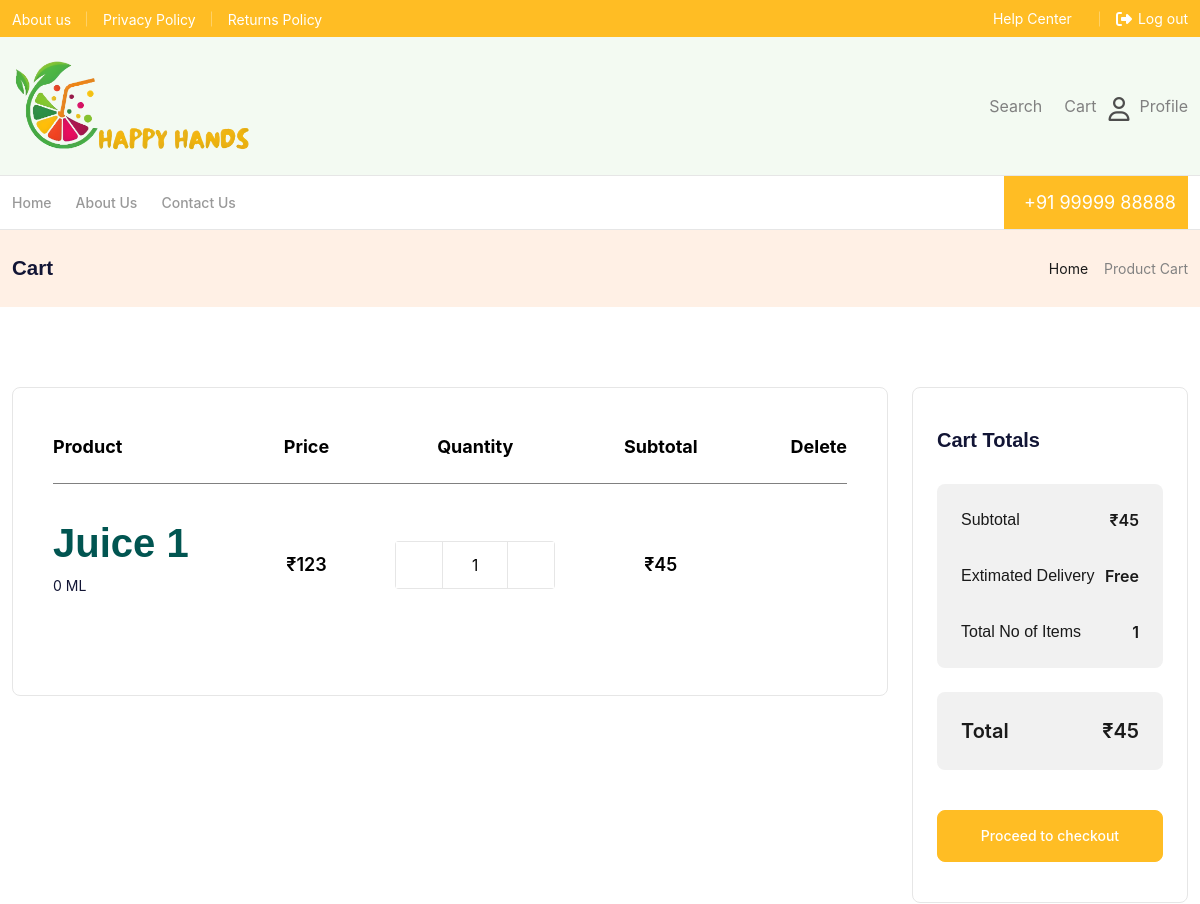
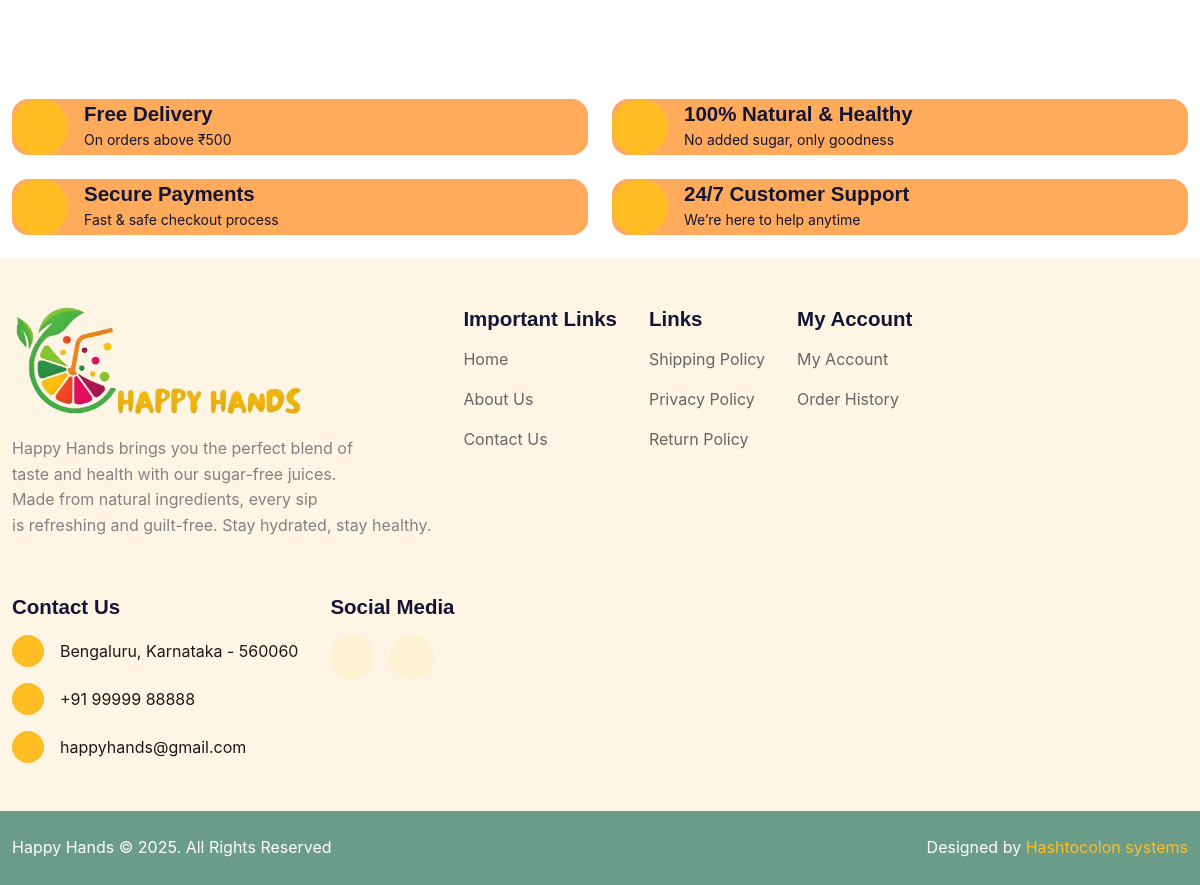
The app's page /cart-page/ (signed in) with its own data (2 pictures, top to bottom).
### base/models.py (models this page shows, shortened)
class cart(models.Model):
    user=models.ForeignKey(User, on_delete=models.CASCADE)
    product=models.ForeignKey(product, on_delete=models.CASCADE)
    unit_qty= models.IntegerField(default=0,blank=True)
    amount  = models.IntegerField(default=0,blank=True)

class product(models.Model):
   product_name = models.CharField(max_length=255)
   quantity = models.IntegerField(default=0,blank=True,)
   product_description =models.TextField(blank=True,default="")
   specifications =models.TextField(blank=True,default="")
   price=models.IntegerField(default=0,blank=True)
   strikeout_price=models.IntegerField(default=0,blank=True)
   image_1=models.ImageField(upload_to='products/' ,blank=True,)
   image_2=models.ImageField(upload_to='products/' ,blank=True,)
   image_3=models.ImageField(upload_to='products/' ,blank=True,)
   image_4=models.ImageField(upload_to='products/' ,blank=True,)
   image_5=models.ImageField(upload_to='products/' ,blank=True,)
   image_6=models.ImageField(upload_to='products/' ,blank=True,)
   image_7=models.ImageField(upload_to='products/' ,blank=True,)
   key_words=models.CharField(max_length=255,blank=True,default="")
   juice_type =models.CharField(max_length=255,blank=True,default="")
   category =models.CharField(max_length=255,blank=True,default="")
   slug= models.SlugField(blank=True,default="")

### base/views.py (the view)
# urls.py: path('cart-page/', views.cart_page, name='cart_page'),
def cart_page(request):
    post=cart.objects.filter(user=request.user)
    total_qty=post.count()
    sub_total = sum(post.values_list("amount",flat=True))
    if post.exists():
       cart_exists=True
    else:
       cart_exists=False
    content={
       "post":post,
       "total_qty":total_qty,
       "sub_total":sub_total,
       "cart_exists":cart_exists
    }
    return render(request, "cart-page.html",content)

### templates/cart-page.html (shortened to what this page needs)
  {% extends "base.html" %}
  {% load static %}
  {% block content %}
<div class="breadcrumb mb-0 py-26 bg-main-two-50">
    <div class="container container-lg">
        <div class="breadcrumb-wrapper flex-between flex-wrap gap-16">
            <h6 class="mb-0">Cart</h6>
            <ul class="flex-align gap-8 flex-wrap">
                <li class="text-sm">
                    <a href="index.html" class="text-gray-900 flex-align gap-8 hover-text-main-600">
                        Home
                    </a>
                </li>
                <li class="text-sm text-main-600"> Product Cart </li>
            </ul>
        </div>
    </div>
</div>
 <section class="cart py-80">
    <div class="container container-lg">
        {% if cart_exists %}
        <div class="row gy-4">
            <div class="col-xl-9 col-lg-8">
                <div class="cart-table border border-gray-100 rounded-8 px-40 py-48">
                    <div class="overflow-x-auto scroll-sm scroll-sm-horizontal">
                        <table class="table style-three">
                            <thead>
                                <tr>
                                    <th class="h6 mb-0 text-lg fw-bold">Product</th>
                                    <th class="h6 mb-0 text-lg fw-bold">Price</th>
                                    <th class="h6 mb-0 text-lg fw-bold">Quantity</th>
                                    <th class="h6 mb-0 text-lg fw-bold">Subtotal</th>
                                    <th class="h6 mb-0 text-lg fw-bold">Delete</th>
                                </tr>
                            </thead>
                            <tbody>
                                {% for posts in post  %}
                                <tr>
                                    <td>
                                        <div class="table-product d-flex align-items-center gap-24">
                                            <div class="table-product__content text-start">
                                                <h6 class="title text-lg fw-semibold mb-8">
                                                    <a href="#" class="link text-line-2" tabindex="0">{{posts.product.product_name}}</a>
                                                </h6>
                                                <div class="flex-align gap-16 mb-16">
                                                    <span class="text-neutral-600 text-sm">{{posts.product.quantity}} ML</span>
                                                </div>
                                            </div>
                                        </div>
                                    </td>
                                    <td><span class="text-lg h6 mb-0 fw-semibold">₹{{posts.product.price}}</span></td>
                                    <td>
                                        <form  method="post">
                                        <div class="d-flex rounded-4 overflow-hidden">
                                                <button   formaction="{% url 'base:qty_sub' posts.id  %}" class=" border border-end border-gray-100 flex-shrink-0 h-48 w-48 text-neutral-600 flex-center hover-bg-main-600 hover-text-white">
                                                </button>
                                                <input type="number" readonly name="qty_input" class=" flex-grow-1 border border-gray-100 border-start-0 border-end-0 text-center w-32 px-4" value="{{posts.unit_qty}}" min="1">
                                                <button   formaction="{% url 'base:qty_add' posts.id  %}" class=" border border-end border-gray-100 flex-shrink-0 h-48 w-48 text-neutral-600 flex-center hover-bg-main-600 hover-text-white">
                                                </button>
                                            </div>
                                        </form>
                                    </td>
                                    <td><span class="text-lg h6 mb-0 fw-semibold">₹{{posts.amount}}</span></td>
                                      <td>
                                    </td>
                                </tr>
                                {% endfor %}
                            </tbody>
                        </table>
                    </div>
                </div>
            </div>
            <div class="col-xl-3 col-lg-4">
                <div class="cart-sidebar border border-gray-100 rounded-8 px-24 py-40">
                    <h6 class="text-xl mb-32">Cart Totals</h6>
                    <div class="bg-color-three rounded-8 p-24">
                        <div class="mb-32 flex-between gap-8">
                            <span class="text-gray-900 font-heading-two">Subtotal</span>
                            <span class="text-gray-900 fw-semibold">₹{{sub_total}}</span>
                        </div>
                        <div class="mb-32 flex-between gap-8">
                            <span class="text-gray-900 font-heading-two">Extimated Delivery</span>
                            <span class="text-gray-900 fw-semibold">Free</span>
                        </div>
                        <div class="mb-0 flex-between gap-8">
                            <span class="text-gray-900 font-heading-two">Total No of Items</span>
                            <span class="text-gray-900 fw-semibold">{{total_qty}}</span>
                        </div>
                    </div>
                    <div class="bg-color-three rounded-8 p-24 mt-24">
                        <div class="flex-between gap-8">
                            <span class="text-gray-900 text-xl fw-semibold">Total</span>
                            <span class="text-gray-900 text-xl fw-semibold">₹{{sub_total}}</span>
                        </div>
                    </div>
                    <a href="checkout.html" class="btn btn-main mt-40 py-18 w-100 rounded-8">Proceed to checkout</a>
                </div>
            </div>
        </div>
        {% endif %}
    </div>
 </section>
   {% endblock content %}

### records on screen
cart: product.product_name "Juice 1", product.quantity "0", product.price "123", qty_input "1", amount "45"

### other values on screen
{{ sub_total }} "45"
{{ total_qty }} "1"
